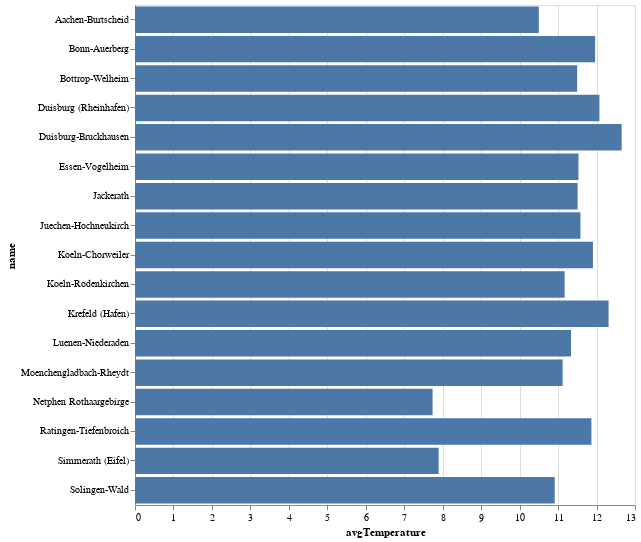

Write notebook code for a chart like this one.
### Code cell
alt.Chart(data).mark_bar().encode(
    y ='name:N',
    x ='avgTemperature:Q',
).properties(width=w, height=h)

### Figure 1 — Vega-Lite specification as saved in the notebook (floating-point values rounded to 4 significant figures)
{"config": {"view": {"continuousWidth": 400, "continuousHeight": 300}}, "data": {"name": "data-5cf9d45f58dcb969cb85a503f4365632"}, "mark": "bar", "encoding": {"x": {"field": "avgTemperature", "type": "quantitative"}, "y": {"field": "name", "type": "nominal"}}, "height": 500, "width": 500, "$schema": "https://vega.github.io/schema/vega-lite/v4.17.0.json", "datasets": {"data-5cf9d45f58dcb969cb85a503f4365632": [{"station": "AABU", "lon": 6.094, "lat": 50.75, "elevation": 200, "name": "Aachen-Burtscheid", "station_type": "Hintergrund", "avgTemperature": 10.5}, {"station": "BONN", "lon": 7.083, "lat": 50.75, "elevation": 60, "name": "Bonn-Auerberg", "station_type": "Verkehr", "avgTemperature": 11.96}, {"station": "BOTT", "lon": 6.977, "lat": 51.53, "elevation": 30, "name": "Bottrop-Welheim", "station_type": "Industrie", "avgTemperature": 11.5}, {"station": "CHOR", "lon": 6.885, "lat": 51.02, "elevation": 46, "name": "Koeln-Chorweiler", "station_type": "Hintergrund", "avgTemperature": 11.91}, {"station": "DUB2", "lon": 6.735, "lat": 51.49, "elevation": 24, "name": "Duisburg-Bruckhausen", "station_type": "Industrie", "avgTemperature": 12.65}, {"station": "DURH", "lon": 6.727, "lat": 51.46, "elevation": 28, "name": "Duisburg (Rheinhafen)", "station_type": "Hintergrund", "avgTemperature": 12.07}, {"station": "EIFE", "lon": 6.281, "lat": 50.65, "elevation": 580, "name": "Simmerath (Eifel)", "station_type": "Hintergrund", "avgTemperature": 7.895}, {"station": "EVOG", "lon": 6.981, "lat": 51.5, "elevation": 40, "name": "Essen-Vogelheim", "station_type": "Hintergrund", "avgTemperature": 11.53}, {"station": "JACK", "lon": 6.451, "lat": 51.03, "elevation": 112, "name": "Jackerath", "station_type": "Industrie", "avgTemperature": 11.51}, {"station": "JHNK", "lon": 6.469, "lat": 51.1, "elevation": 83, "name": "Juechen-Hochneukirch", "station_type": "Industrie", "avgTemperature": 11.58}, {"station": "KRHA", "lon": 6.67, "lat": 51.34, "elevation": 34, "name": "Krefeld (Hafen)", "station_type": "Industrie", "avgTemperature": 12.31}, {"station": "MGRH", "lon": 6.426, "lat": 51.15, "elevation": 83, "name": "Moenchengladbach-Rheydt", "station_type": "Hintergrund", "avgTemperature": 11.12}, {"station": "NIED", "lon": 7.57, "lat": 51.59, "elevation": 59, "name": "Luenen-Niederaden", "station_type": "Hintergrund", "avgTemperature": 11.34}, {"station": "RAT2", "lon": 6.82, "lat": 51.3, "elevation": 42, "name": "Ratingen-Tiefenbroich", "station_type": "Hintergrund", "avgTemperature": 11.87}, {"station": "RODE", "lon": 6.985, "lat": 50.89, "elevation": 50, "name": "Koeln-Rodenkirchen", "station_type": "Hintergrund", "avgTemperature": 11.17}, {"station": "ROTH", "lon": 8.192, "lat": 50.93, "elevation": 641, "name": "Netphen Rothaargebirge", "station_type": "Hintergrund", "avgTemperature": 7.737}, {"station": "SOES", "lon": 8.148, "lat": 51.57, "elevation": 108, "name": "Soest-Ost", "station_type": "Hintergrund", "avgTemperature": null}, {"station": "SOLI", "lon": 7.053, "lat": 51.18, "elevation": 208, "name": "Solingen-Wald", "station_type": "Hintergrund", "avgTemperature": 10.91}, {"station": "UNNA", "lon": 7.694, "lat": 51.55, "elevation": 76, "name": "Unna-Koenigsborn", "station_type": "Hintergrund", "avgTemperature": null}, {"station": "VACW", "lon": 6.096, "lat": 50.77, "elevation": 168, "name": "Aachen Wilhelmstrasse", "station_type": "Verkehr", "avgTemperature": null}, {"station": "VKCL", "lon": 7.005, "lat": 50.96, "elevation": 53, "name": "Koeln Clevischer Ring", "station_type": "Verkehr", "avgTemperature": null}, {"station": "VKTU", "lon": 6.958, "lat": 50.95, "elevation": 55, "name": "Koeln Turiner Strasse", "station_type": "Verkehr", "avgTemperature": null}, {"station": "WALS", "lon": 6.748, "lat": 51.52, "elevation": 17, "name": "Duisburg-Walsum", "station_type": "Industrie", "avgTemperature": null}, {"station": "WAST", "lon": 8.361, "lat": 51.44, "elevation": 315, "name": "Warstein", "station_type": "Industrie", "avgTemperature": null}]}}
